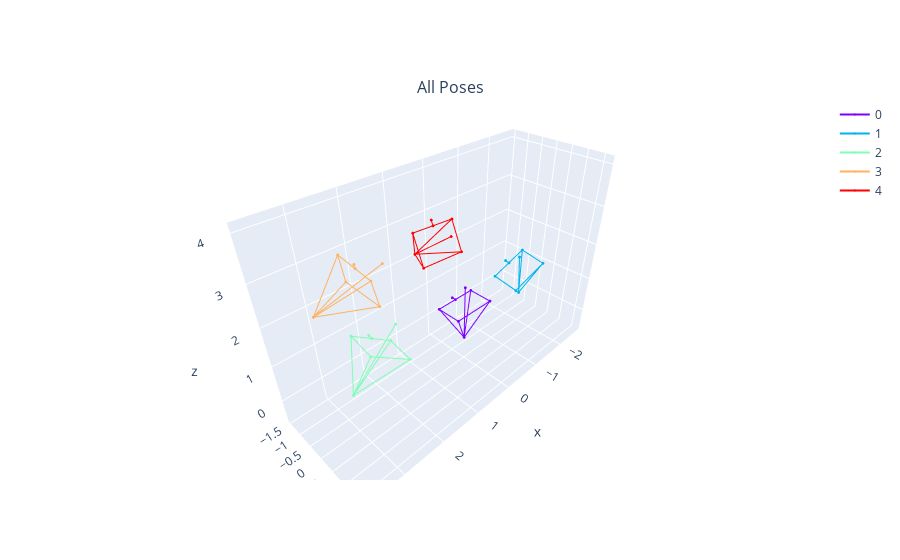

Notebook cell for this chart:
### Markdown cell above
# Test on NeRFStudio Trajectory

### Code cell
poses_inp = np.load("indoor.npy")
pose_cv = convert_poses_opencv(poses_inp, 'opengl')

poses = []
for pose in pose_cv:

    # pose[:, :3] *= -1
    pose = np.linalg.inv(pose) # make it world->camera

    print(np.round(pose, 2))

    # pose[1:3, :] *= -1
    poses.append(pose)

plot_cameras(poses, coordinate_frame='opencv', camera_scale=0.5)

### Figure 1 — Plotly figure (JSON) as saved in the notebook; plotly's stock layout.template omitted (floating-point values rounded to 4 significant figures)
{"data": [{"marker": {"color": "rgba(127, 0, 255, 1.0)", "size": 1}, "name": "0", "scene": "scene", "type": "scatter3d", "x": [0.5, 1.042e-10, 1.042e-10, 1.042e-10, -0.5, -0.5, 0.5, 0.5, 1.042e-10, -0.5, -0.5, 1.042e-10, 0.5, 1.042e-10, 1.042e-10], "y": [-0.375, -0.375, -0.5, -0.375, -0.375, 0.375, 0.375, -0.375, 5.509e-10, -0.375, 0.375, 5.509e-10, 0.375, 5.509e-10, 5.509e-10], "z": [1, 1, 1, 1, 1, 1, 1, 1, 7.508e-16, 1, 1, 7.508e-16, 1, 7.508e-16, 1.5]}, {"marker": {"color": "rgba(0, 180, 235, 1.0)", "size": 1}, "name": "1", "scene": "scene", "type": "scatter3d", "x": [-0.8943, -1.37, -1.362, -1.37, -1.846, -1.893, -0.942, -0.8943, -1.695, -1.846, -1.893, -1.695, -0.942, -1.695, -1.243], "y": [0.09403, 0.09403, -0.02828, 0.09403, 0.09403, 0.8279, 0.8279, 0.09403, 0.2546, 0.09403, 0.8279, 0.2546, 0.8279, 0.2546, 0.5641], "z": [1.403, 1.557, 1.581, 1.557, 1.711, 1.563, 1.256, 1.403, 0.5522, 1.711, 1.563, 0.5522, 1.256, 0.5522, 1.949]}, {"marker": {"color": "rgba(128, 254, 179, 1.0)", "size": 1}, "name": "2", "scene": "scene", "type": "scatter3d", "x": [3.004, 2.615, 2.609, 2.615, 2.227, 2.267, 3.043, 3.004, 3.263, 2.227, 2.267, 3.263, 3.043, 3.263, 2.321], "y": [0.3312, 0.3312, 0.2067, 0.3312, 0.3312, 1.079, 1.079, 0.3312, 0.6209, 0.3312, 1.079, 0.6209, 1.079, 0.6209, 0.7469], "z": [2.197, 1.882, 1.89, 1.882, 1.567, 1.518, 2.149, 2.197, 1.084, 1.567, 1.518, 1.084, 2.149, 1.084, 2.245]}, {"marker": {"color": "rgba(255, 178, 96, 1.0)", "size": 1}, "name": "3", "scene": "scene", "type": "scatter3d", "x": [2.709, 2.43, 2.39, 2.43, 2.151, 2.388, 2.946, 2.709, 3.316, 2.151, 2.388, 3.316, 2.946, 3.316, 2.165], "y": [-0.3523, -0.3523, -0.468, -0.3523, -0.3523, 0.3413, 0.3413, -0.3523, -0.3858, -0.3523, 0.3413, -0.3858, 0.3413, -0.3858, 0.1846], "z": [3.486, 3.071, 3.097, 3.071, 2.656, 2.497, 3.327, 3.486, 2.475, 2.656, 2.497, 2.475, 3.327, 2.475, 3.249]}, {"marker": {"color": "rgba(255, 0, 0, 1.0)", "size": 1}, "name": "4", "scene": "scene", "type": "scatter3d", "x": [1.184, 0.6858, 0.678, 0.6858, 0.1872, 0.2342, 1.231, 1.184, 0.75, 0.1872, 0.2342, 0.75, 1.231, 0.75, 0.689], "y": [-0.2873, -0.2873, -0.3553, -0.2873, -0.2873, 0.1211, 0.1211, -0.2873, -0.9219, -0.2873, 0.1211, -0.9219, 0.1211, -0.9219, 0.3363], "z": [3.302, 3.265, 3.37, 3.265, 3.228, 2.6, 2.675, 3.302, 2.409, 3.228, 2.6, 2.409, 2.675, 2.409, 3.223]}], "layout": {"annotations": [{"font": {"size": 16}, "showarrow": false, "text": "All Poses", "x": 0.5, "xanchor": "center", "xref": "paper", "y": 1, "yanchor": "bottom", "yref": "paper"}], "scene": {"domain": {"x": [0, 1], "y": [0, 1]}, "xaxis": {"range": [-2.835, 3.896]}, "yaxis": {"range": [-1.583, 1.768]}, "zaxis": {"range": [-0.6667, 4.189]}}}}
